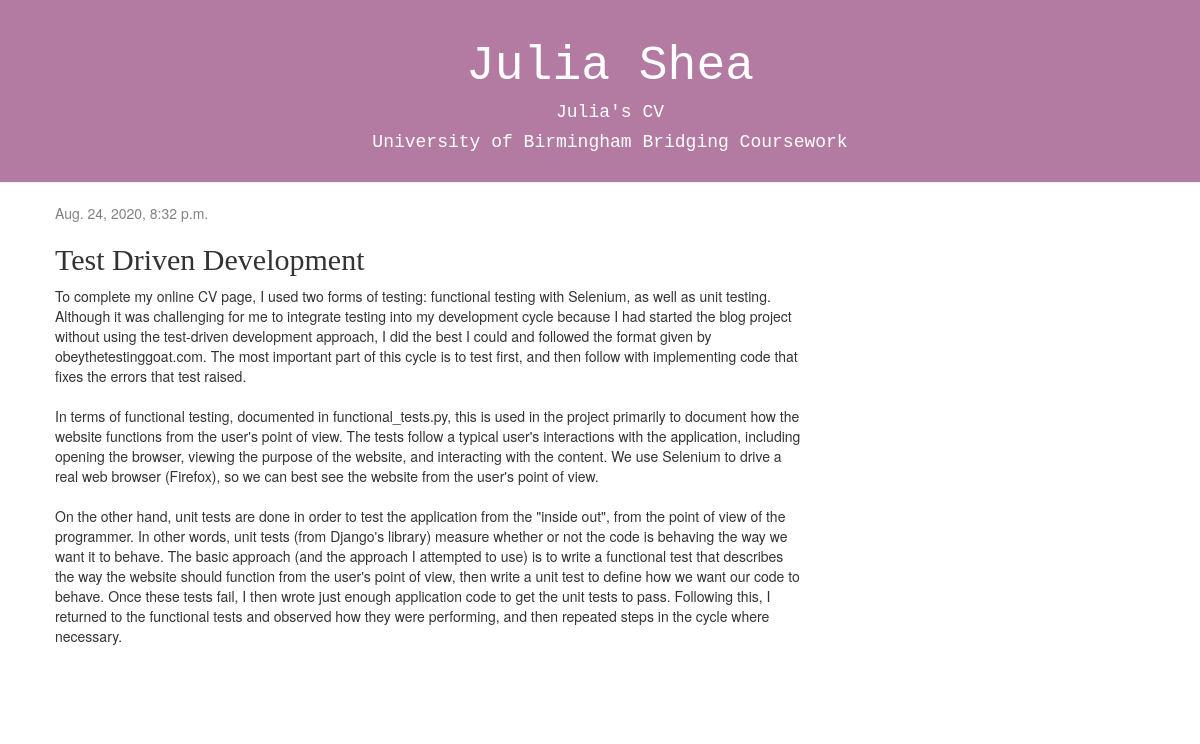
The app's page /post/4/ with its own data.
### blog/models.py (models this page shows, shortened)
class Post(models.Model):
    author = models.ForeignKey(settings.AUTH_USER_MODEL, on_delete=models.CASCADE)
    title = models.CharField(max_length=200)
    text = models.TextField()
    created_date = models.DateTimeField(default=timezone.now)
    published_date = models.DateTimeField(blank=True, null=True)

### blog/views.py (the view)
# urls.py: path('post/<int:pk>/', views.post_detail, name='post_detail'),
def post_detail(request, pk):
     post = get_object_or_404(Post, pk=pk)
     return render(request, 'blog/post_detail.html', {'post': post})

### blog/templates/blog/post_detail.html (shortened to what this page needs)
{% extends 'blog/base.html' %}
  {% block content %}
    <div class="post">
      {% if post.published_date %}
        <div class="date">
          {{ post.published_date }}
        </div>
      {% endif %}
      <h2>{{ post.title }}</h2>
      <p>{{ post.text|linebreaksbr }}</p>
    </div>
  {% endblock %}

### blog/static/css/blog.css (style rules this page uses)
h2, h3 { font-family: 'Lucidatypewriter'; }
.date { color: #828282; }
.post { margin-bottom: 70px; }

### records on screen
Post: published_date "Aug. 24, 2020, 8:32 p.m.", title "Test Driven Development", text "To complete my online CV page, I used two forms of testing: functional testing with Selenium, as well as unit testing. Although it was challenging for me to integrate testing into my development cycle because I had started the blog project without using the test-driven development approach, I did the best I could and followed the format given by obeythetestinggoat.com. The most important part of this cycle is to test first, and then follow with implementing code that fixes the errors that test raised. In terms of functional testing, documented in functional_tests.py, this is used in the project primarily to document how the website functions from the user's point of view. The tests follow a…"
